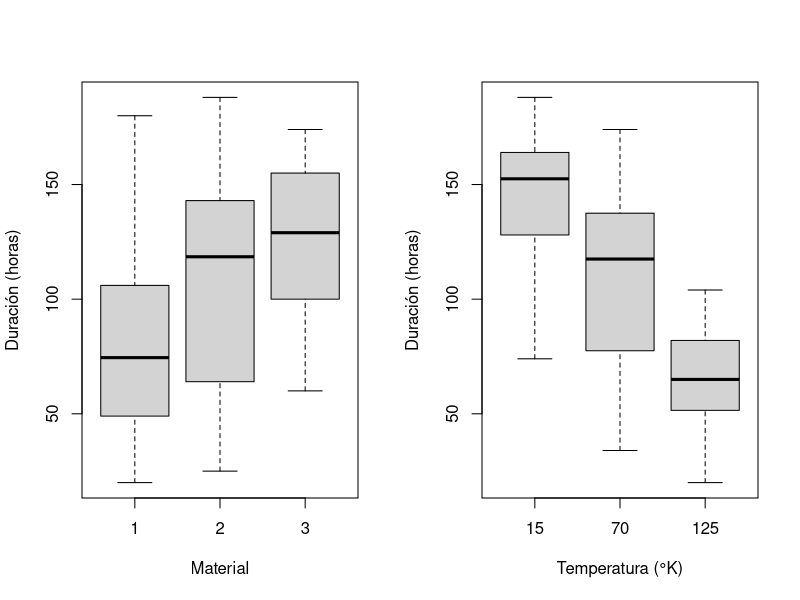
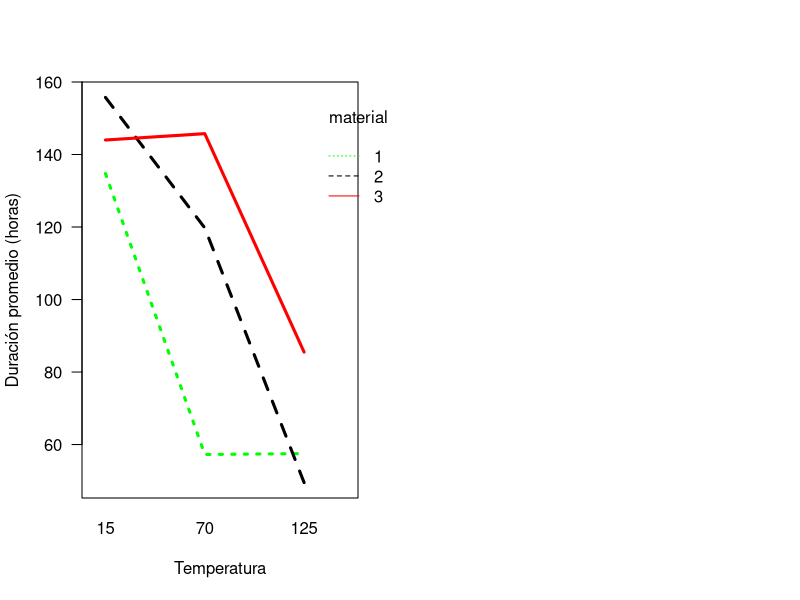
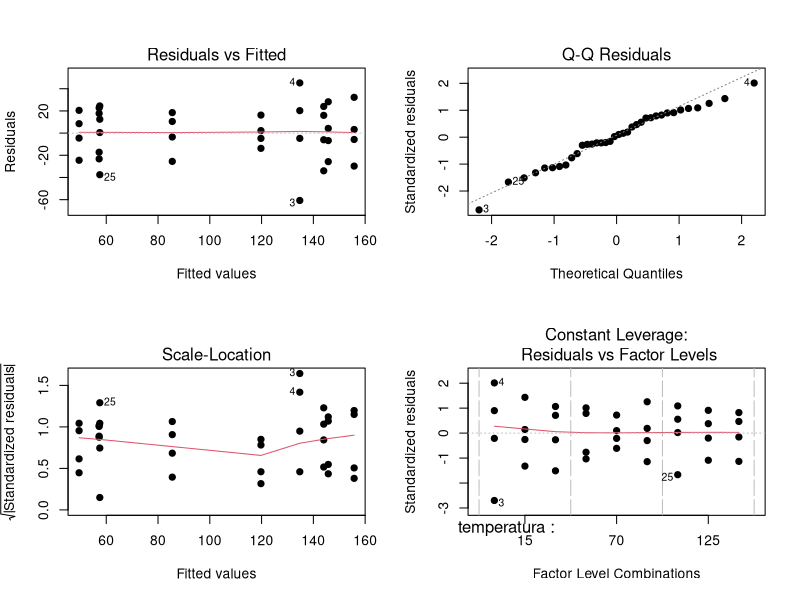

The R source for these figures, in order:
# Problem -----------------------------------------------------------------

# What effects do material type & temperature have on life?

# Data --------------------------------------------------------------------
horas <- c(130, 155, 74, 180,   # by column
           150, 188, 159, 126, 
           138, 110, 168, 160,
           34, 40, 80, 75,
           136, 122, 106, 115,
           174, 120, 150, 139,
           20, 70, 82, 58,
           25, 70, 58, 45,
           96, 104, 82, 60)

temperatura <- c(rep(15, times=12),
                 rep(70, times=12),
                 rep(125, times=12))
material    <- rep(c(rep(1, 4), rep(2, 4), rep(3, 4)), 3)

temperatura <- factor(temperatura)
material    <- factor(material)


# Boxplot -----------------------------------------------------------------
par(mfrow=c(1, 2))
boxplot(horas~material, xlab='Material',
        ylab='Duración (horas)')
boxplot(horas~temperatura, xlab='Temperatura (°K)',
        ylab='Duración (horas)')


# Interaction plot --------------------------------------------------------

interaction.plot(x.factor=temperatura,
                 trace.factor=material,
                 response=horas,
                 xlab='Temperatura',
                 ylab='Duración promedio (horas)',
                 col=c('green', 'black', 'red'),
                 fun=mean, lwd=3, las=1, fixed=T)

# Anova -------------------------------------------------------------------
resultado <- aov(horas ~ temperatura * material)
summary(resultado)


# Residual analysis -------------------------------------------------------

par(mfrow=c(2, 2))
plot(resultado, pch=19)


